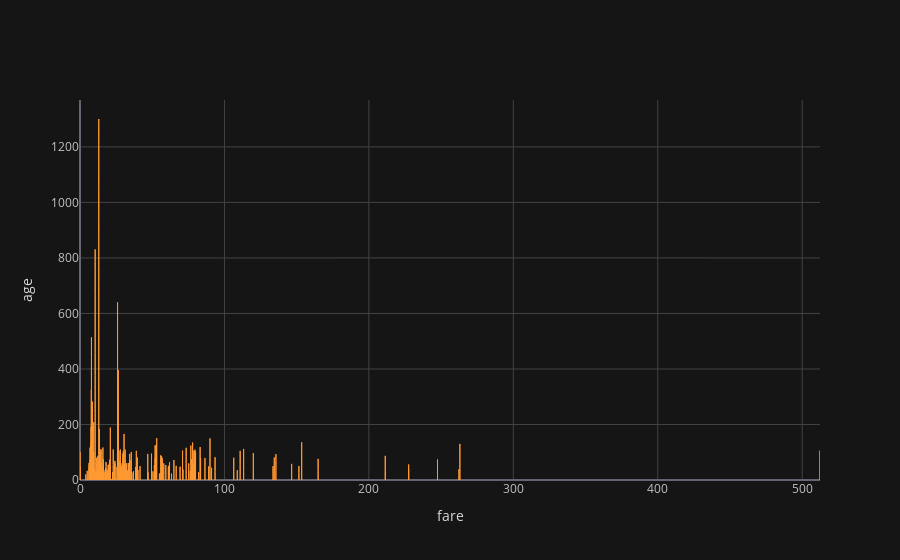

The code cell stored with this chart in its notebook:
### Code cell
df2.iplot(x="fare",y="age",kind="bar",xTitle="fare",yTitle="age",theme="solar")

### Figure 1 — Plotly figure (JSON) as saved in the notebook; plotly's stock layout.template omitted (floating-point values rounded to 4 significant figures; data arrays with more than 128 entries replaced by an {"elided": "..."} marker saying what was removed)
{"data": [{"marker": {"color": "rgba(255, 153, 51, 0.6)", "line": {"color": "rgba(255, 153, 51, 1.0)", "width": 1}}, "name": "age", "orientation": "v", "text": "", "type": "bar", "x": {"elided": "891 float values"}, "y": {"elided": "891 mixed values"}}], "layout": {"legend": {"bgcolor": "#151516", "font": {"color": "#D9D9D9"}}, "paper_bgcolor": "#151516", "plot_bgcolor": "#151516", "title": {"font": {"color": "#D9D9D9"}}, "xaxis": {"gridcolor": "#434343", "showgrid": true, "tickfont": {"color": "#C2C2C2"}, "title": {"font": {"color": "#D9D9D9"}, "text": "fare"}, "zerolinecolor": "#666570"}, "yaxis": {"gridcolor": "#434343", "showgrid": true, "tickfont": {"color": "#C2C2C2"}, "title": {"font": {"color": "#D9D9D9"}, "text": "age"}, "zerolinecolor": "#666570"}}}
